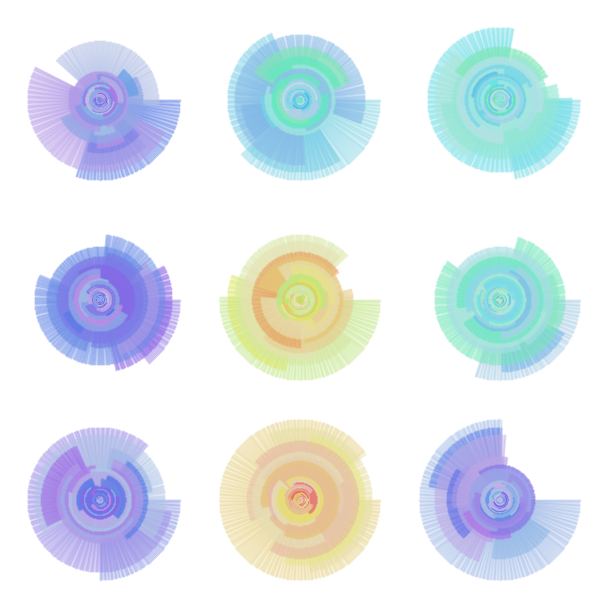
Frame 1 (no input)
Frame 60 (the mouse pressed at the canvas centre just before this capture): identical to frame 1, image omitted
Frame 120 (the mouse held since frame 60 and released just before this capture): identical to frame 1, image omitted

The Processing sketch that drew this single still picture (run headless with seeded random() and noise(); from frame 60 on, the mouse is pressed at the canvas centre):

// Processing sketch: synodos04
// ── synodos04.pde
int ROW = 3;
int COL = 3;
int NUM = ROW * COL;
GenLogo gen[] = new GenLogo[NUM];
PImage frameImg;

void setup() {
  size(600, 600);
  frameRate(15);
  //smooth();
  colorMode(HSB, 360, 100, 100, 100);
  for (int j = 0; j < ROW; j++) {
    for (int i = 0; i < COL; i++) {
      gen[j * ROW + i] = new GenLogo(i * width/float(COL), j * height/float(ROW), width/float(COL), height/float(ROW));
    }
  }
  background(0, 0, 100, 100);  
  for (int i = 0; i < NUM; i++) {
    gen[i].draw();
  }
}

void draw() {
}

void mouseReleased() {
  background(0, 0, 100, 100);
  for (int i = 0; i < NUM; i++) {
    gen[i].mouseReleased();
  }
}


// ── GenLogo.pde
class GenLogo {
  int NUM = 40;
  float left, top;
  float w, h;
  color[] col = new color[NUM];
  int[] lineNum = new int[NUM];
  int baseHue;

  GenLogo(float _left, float _top, float _width, float _height) {
    left = _left;
    top = _top;
    w = _width;
    h = _height;

    setParams();
  }

  void draw() {
    pushMatrix();
    strokeWeight(2);
    translate(left + w/2.0, top + h/2.0);
    for (int j = 0; j < NUM; j++) {
      stroke(col[j]);
      rotate(j * 30);
      for (int i = 0; i < lineNum[j]; i++) {
        noFill();
        line(0, 0, w/2.5 * pow(0.9, j), 0);
        rotate(radians(1));
      }
    }
    popMatrix();
  }

  void mouseReleased() {
    setParams();
    draw();
  }

  void setParams() {
    baseHue = int(random(11)) * 30;
    for (int i = 0; i < NUM; i++) {
      col[i] = color(baseHue + random(60), random(20,60), 90, 40);
      lineNum[i] = int(random(30, 360));
    }
  }
};

// Constants
int Y_AXIS = 1;
int X_AXIS = 2;

void setGradient(int x, int y, float w, float h, color c1, color c2, int axis ) {
  noFill();
  if (axis == Y_AXIS) {  // Top to bottom gradient
    for (int i = y; i <= y+h; i++) {
      float inter = map(i, y, y+h, 0, 1);
      color c = lerpColor(c1, c2, inter);
      stroke(c);
      line(x, i, x+w, i);
    }
  } 
  else if (axis == X_AXIS) {  // Left to right gradient
    for (int i = x; i <= x+w; i++) {
      float inter = map(i, x, x+w, 0, 1);
      color c = lerpColor(c1, c2, inter);
      stroke(c);
      line(i, y, i, y+h);
    }
  }
}
